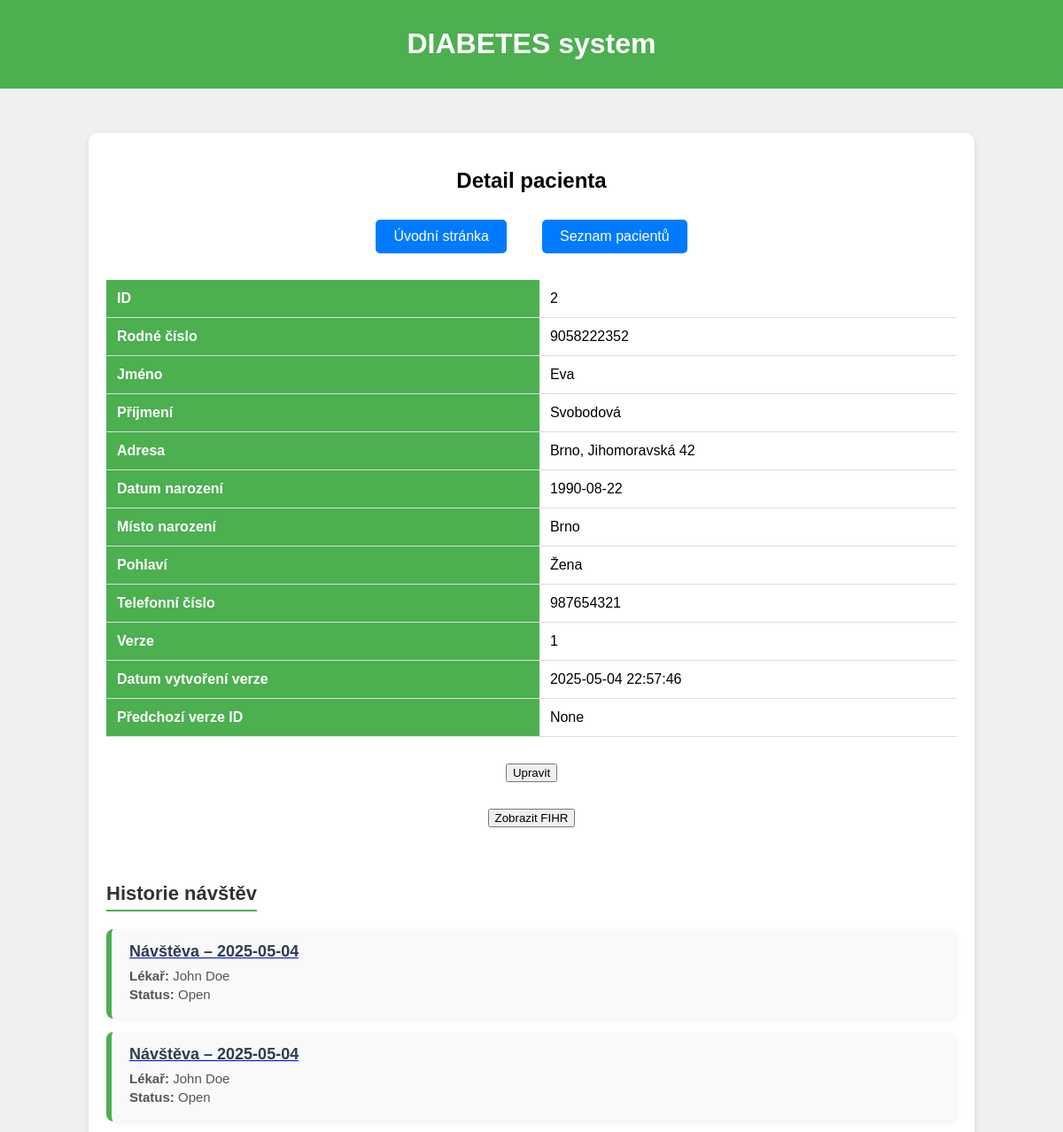
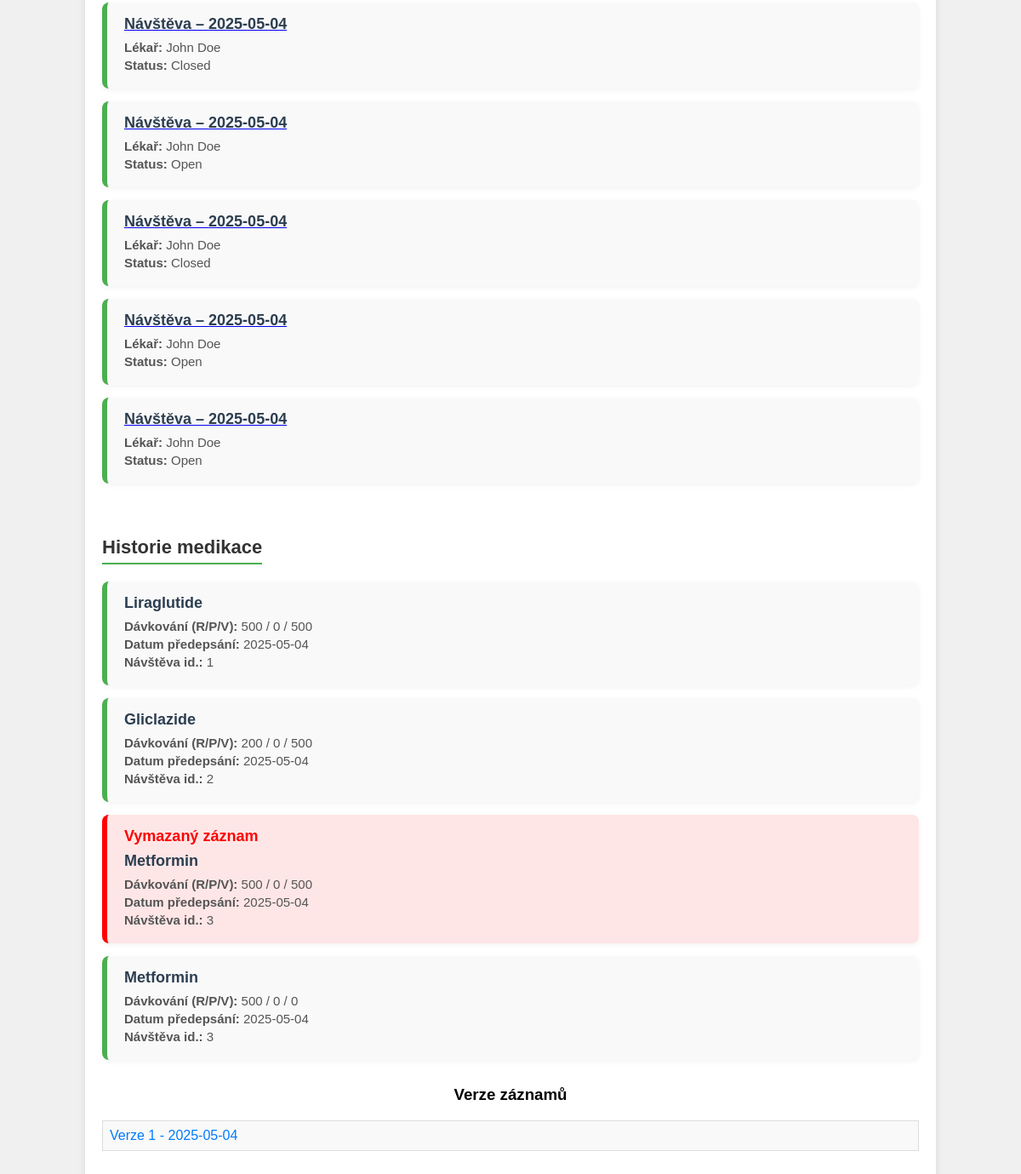
Page /patients/2 on the earlier database version (2 pictures, top to bottom).
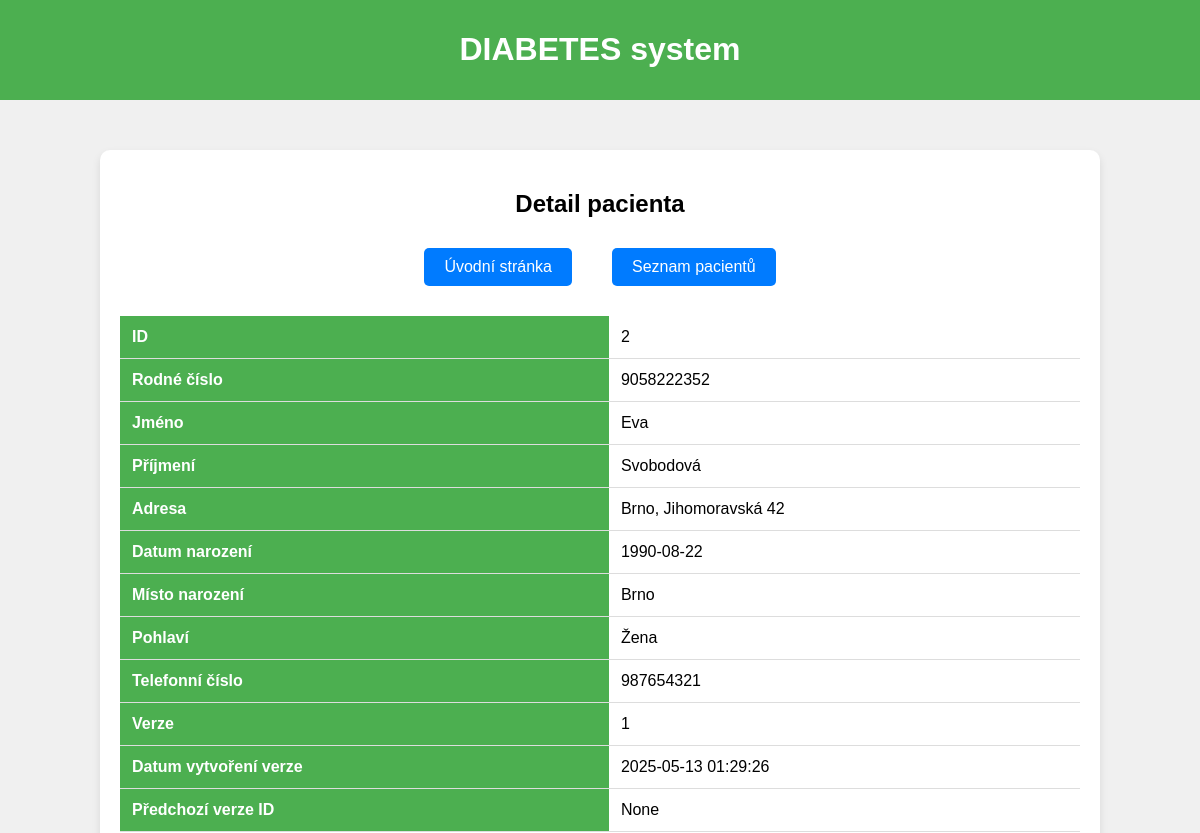
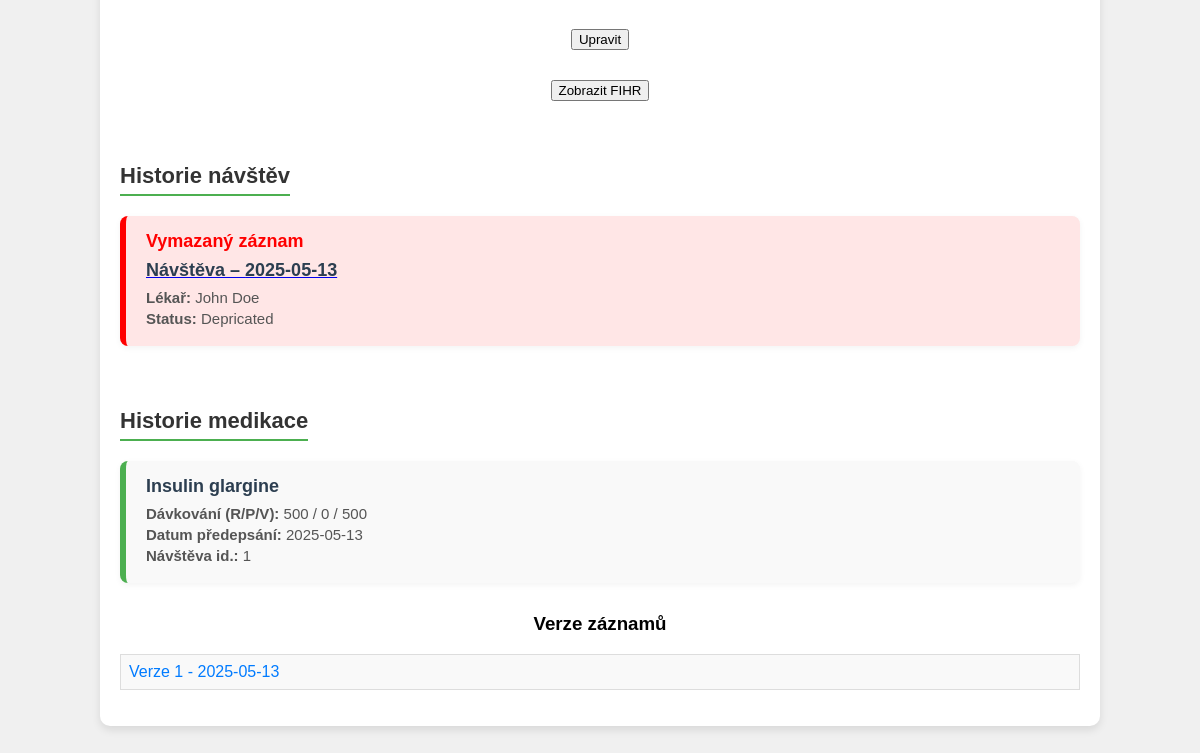
Same page on the later database version (2 pictures, top to bottom).
### models.py (models this page shows)
class Patient(db.Model):
    __tablename__ = 'Patient'
    idPatient = db.Column(db.Integer, primary_key=True)
    PersonalIdentificationNumber = db.Column(db.Integer) #rodné číslo
    FirstName = db.Column(db.String)
    Surname = db.Column(db.String)
    Address = db.Column(db.String)
    DateOfBirth = db.Column(db.DateTime)
    PlaceOfBirth = db.Column(db.String)
    Gender = db.Column(db.Integer, db.ForeignKey('Gender.idGender'))
    PhoneNumber = db.Column(db.String)
    Version = db.Column(db.Integer)
    DateOfVersionCreation = db.Column(db.DateTime)
    OldVersion = db.Column(db.Integer, db.ForeignKey('Patient.idPatient'))
    gender_obj = db.relationship('Gender', backref='Patient', lazy=True)

class Encounter(db.Model):
    __tablename__ = 'Encounter'
    idEncounter = db.Column(db.Integer, primary_key=True)
    DateOfVisit = db.Column(db.DateTime)
    Patient = db.Column(db.Integer, db.ForeignKey('Patient.idPatient'))
    VisitSummary = db.Column(db.String)
    Doctor = db.Column(db.Integer, db.ForeignKey('Doctor.idDoctor'))
    Version = db.Column(db.Integer)
    DateOfVersionCreation = db.Column(db.DateTime)
    Status = db.Column(db.Integer, db.ForeignKey('EncounterStatus.idStatus'))
    doctor_obj = db.relationship('Doctor', backref='encounters', lazy=True)
    status_obj = db.relationship('EncounterStatus', backref='encounters', lazy=True)
    diagnoses = db.relationship('Diagnosis', backref='encounter', lazy=True)
    glucose_levels = db.relationship('GlucoseLevel', backref='encounter', lazy=True)
    hemoglobin_values = db.relationship('HemoglobinA1c', backref='encounter', lazy=True)
    blood_pressures = db.relationship('BloodPressure', backref='encounter', lazy=True)
    bmis = db.relationship('BMI', backref='encounter', lazy=True)
    pacient_obj = db.relationship('Patient', backref='Encounter', lazy=True)

class Doctor(db.Model):
    __tablename__ = 'Doctor'
    idDoctor = db.Column(db.Integer, primary_key=True)
    FirstName = db.Column(db.String)
    Surname = db.Column(db.String)
    Address = db.Column(db.String)
    DateOfBirth = db.Column(db.DateTime)
    PlaceOfBirth = db.Column(db.String)
    PhoneNumber = db.Column(db.String)
    Gender = db.Column(db.String)
    Version = db.Column(db.Integer)
    DateOfVersionCreation = db.Column(db.DateTime)

class EncounterStatus(db.Model):
    __tablename__ = 'EncounterStatus'
    idStatus = db.Column(db.Integer, primary_key=True)
    Name = db.Column(db.String)

class MedicationList(db.Model):
    __tablename__ = 'MedicationList'
    idMedicationList = db.Column(db.Integer, primary_key=True)
    idMedication = db.Column(db.Integer, db.ForeignKey('Medication.idMedication'))
    DosageMorning = db.Column(db.Integer)
    DosageLunch = db.Column(db.Integer)
    DosageEvening = db.Column(db.Integer)
    DateOfDistribution = db.Column(db.DateTime)
    Doctor = db.Column(db.Integer, db.ForeignKey('Doctor.idDoctor'))
    Encounter = db.Column(db.Integer, db.ForeignKey('Encounter.idEncounter'))
    Depricated = db.Column(db.Boolean, default=False)
    Medication_obj = db.relationship('Medication', backref='MedicationList')
    Encounter_obj = db.relationship('Encounter', backref=db.backref('MedicationList', lazy=True))

class Medication(db.Model):
    __tablename__ = 'Medication'
    idMedication = db.Column(db.Integer, primary_key=True)
    MedicationName = db.Column(db.String)
    Route = db.Column(db.Integer, db.ForeignKey('MedicationRoute.idMedicationRoute'))
    Indication = db.Column(db.Integer, db.ForeignKey('DiagnosisTerm.idDiagnosisTerm'))
    Contraindication = db.Column(db.String)
    medication_route = db.relationship('MedicationRoute', backref='Medication')
    diagnosis_term = db.relationship('DiagnosisTerm', backref='Medication')

### routes/patient_routes.py (the view)
@patient_routes.route('/patients/<int:id>', methods=['GET'])
def show_patient_detail(id):
    patient = Patient.query.get(id)  # Získání pacienta podle ID
    if patient is None:
        abort(404)  # Pokud pacient s tímto ID neexistuje, vrátí 404
    old_patients = db.session.query(Patient).filter(
        Patient.PersonalIdentificationNumber == patient.PersonalIdentificationNumber
    ).all()
    encounters = Encounter.query.filter_by(Patient=id).all()
    medications = MedicationList.query.filter_by()
    encounter_ids = db.session.query(Encounter.idEncounter).filter_by(Patient=id).subquery()
    medications = MedicationList.query.filter(MedicationList.Encounter.in_(encounter_ids)).all()
    fihr = patient_to_fhir(patient)
    return render_template(
            'patient_detail.html',
            patient=patient,
            old_patients=old_patients,
            encounters=encounters,
            medications = medications,
            fihr = fihr
        )

### templates/patient_detail.html (shortened to what the changed rows need)
<!DOCTYPE html>
<html lang="en">
<head>
</head>
<body>
    <header>
        <h1>DIABETES system</h1>
    </header>
    <div class="content">
        <h2>Detail pacienta</h2>
        <table class="details-table">
            <tr>
                <th>ID</th>
                <td>{{ patient.idPatient }}</td>
            </tr>
            <tr>
                <th>Rodné číslo</th>
                <td>{{ patient.PersonalIdentificationNumber }}</td>
            </tr>
            <tr>
                <th>Jméno</th>
                <td>{{ patient.FirstName }}</td>
            </tr>
            <tr>
                <th>Příjmení</th>
                <td>{{ patient.Surname }}</td>
            </tr>
            <tr>
                <th>Adresa</th>
                <td>{{ patient.Address }}</td>
            </tr>
            <tr>
                <th>Datum narození</th>
                <td>{{ patient.DateOfBirth.strftime('%Y-%m-%d') }}</td>
            </tr>
            <tr>
                <th>Místo narození</th>
                <td>{{ patient.PlaceOfBirth }}</td>
            </tr>
            <tr>
                <th>Pohlaví</th>
                <td>{{ 'Žena' if patient.Gender == 1 else 'Muž' }}</td>
            </tr>
            <tr>
                <th>Telefonní číslo</th>
                <td>{{ patient.PhoneNumber }}</td>
            </tr>
            <tr>
                <th>Verze</th>
                <td>{{ patient.Version }}</td>
            </tr>
            <tr>
                <th>Datum vytvoření verze</th>
                <td>{{ patient.DateOfVersionCreation.strftime('%Y-%m-%d %H:%M:%S') }}</td>
            </tr>
            <tr>
                <th>Předchozí verze ID</th>
                <td>{{ patient.OldVersion }}</td>
            </tr>
        </table>
         <div class="card-section">
            <div class="card-list">
                {% for encounter in encounters %}
                    {% if encounter.Status == 3 %}
                    <div class="card deprecated">
                    <h4 style="color: red; font-weight: bold;">Vymazaný záznam</h4>
                    {% else %}
                    <div class="card">
                    {% endif %}
                        <a href="{{ url_for('encounter_routes.show_encounter', id=encounter.idEncounter) }}">
                        <h4>Návštěva – {{ encounter.DateOfVisit.strftime('%Y-%m-%d') }}</h4>
                        </a>
                        <p><strong>Lékař:</strong> {{ encounter.doctor_obj.FirstName }} {{ encounter.doctor_obj.Surname }}</p>
                        <p><strong>Status:</strong> {{ encounter.status_obj.Name }}</p>
                    </div>
                {% else %}
                    <div class="card"><p>Žádné návštěvy nebyly zaznamenány.</p></div>
                {% endfor %}
            </div>
        </div>
        <div class="card-section">
            <div class="card-list">
                {% for medication in medications %}
                    {% if medication.Depricated == True %}
                    <div class="card deprecated">
                    <h4 style="color: red; font-weight: bold;">Vymazaný záznam</h4>
                    {% else %}
                    <div class="card">
                    {% endif %}
                        <h4>{{ medication.Medication_obj.MedicationName }}</h4>
                        <p><strong>Dávkování (R/P/V):</strong> {{ medication.DosageMorning }} / {{ medication.DosageLunch }} / {{ medication.DosageEvening }}</p>
                        <p><strong>Datum předepsání:</strong> {{ medication.DateOfDistribution.strftime('%Y-%m-%d') }}</p>
                        <p><strong>Návštěva id.:</strong> {{ medication.Encounter_obj.idEncounter }}</p>
                    </div>
                {% else %}
                    <div class="card"><p>Žádné medikace nebyly zaznamenány.</p></div>
                {% endfor %}
            </div>
        </div>
        <div class="versions-list">
            <ul>
                {% for old_patient in old_patients %}
                    <li>
                        <a href="{{ url_for('patient_routes.show_patient_detail', id=old_patient.idPatient) }}">
                            Verze {{ old_patient.Version }} - {{ old_patient.DateOfVersionCreation.strftime('%Y-%m-%d') }}
                        </a>
                    </li>
                {% else %}
                    <li>Žádné staré verze záznamů.</li>
                {% endfor %}
            </ul>
        </div>
    </div>
</body>
</html>

Differences in the rows shown:
no longer on this page (row edited): Encounter: DateOfVisit "2025-05-04", doctor_obj.FirstName "John", doctor_obj.Surname "Doe", status_obj.Name "Open"
removed Encounter: DateOfVisit "2025-05-04", doctor_obj.FirstName "John", doctor_obj.Surname "Doe", status_obj.Name "Closed"
removed Encounter: DateOfVisit "2025-05-04", doctor_obj.FirstName "John", doctor_obj.Surname "Doe", status_obj.Name "Open"
removed Encounter: DateOfVisit "2025-05-04", doctor_obj.FirstName "John", doctor_obj.Surname "Doe", status_obj.Name "Closed"
removed Encounter: DateOfVisit "2025-05-04", doctor_obj.FirstName "John", doctor_obj.Surname "Doe", status_obj.Name "Open"
removed Encounter: DateOfVisit "2025-05-04", doctor_obj.FirstName "John", doctor_obj.Surname "Doe", status_obj.Name "Open"
no longer on this page (row edited): MedicationList: Medication_obj.MedicationName "Gliclazide", DosageMorning "200", DosageLunch "0", DosageEvening "500", DateOfDistribution "2025-05-04", Encounter_obj.idEncounter "2"
removed MedicationList: Depricated "Vymazaný záznam", Medication_obj.MedicationName "Metformin", DosageMorning "500", DosageLunch "0", DosageEvening "500", DateOfDistribution "2025-05-04", Encounter_obj.idEncounter "3"
removed MedicationList: Medication_obj.MedicationName "Metformin", DosageMorning "500", DosageLunch "0", DosageEvening "0", DateOfDistribution "2025-05-04", Encounter_obj.idEncounter "3"
changed Patient "Eva": DateOfVersionCreation "2025-05-04 22:57:46" → "2025-05-13 01:29:26"; DateOfVersionCreation "2025-05-04" → "2025-05-13"
changed Encounter "John": DateOfVisit "2025-05-04" → "2025-05-13"; status_obj.Name "Open" → "Depricated"; now shows "Vymazaný záznam"
changed MedicationList: Medication_obj.MedicationName "Liraglutide" → "Insulin glargine"; DateOfDistribution "2025-05-04" → "2025-05-13"
